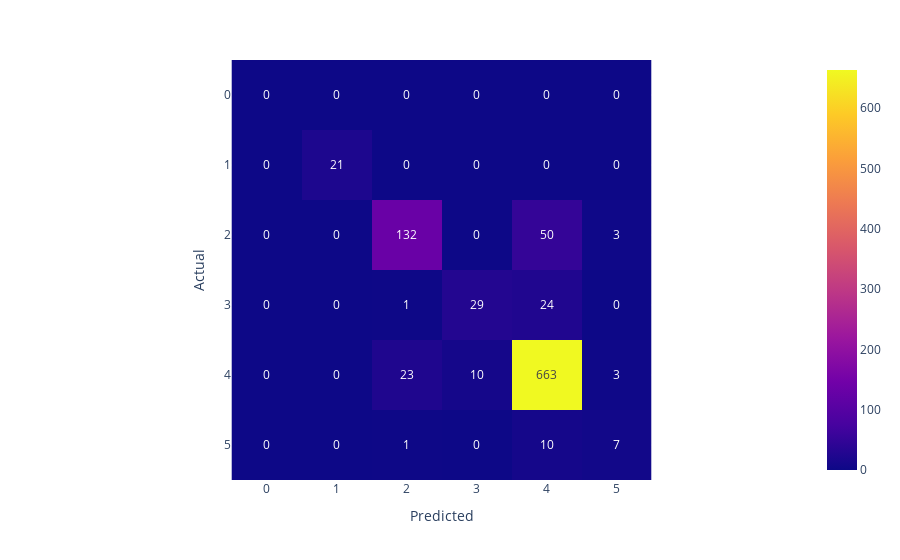

Write notebook code for a chart like this one.
### Code cell
fig = px.imshow(test_accuracy.getInfo(), text_auto=True, 
                labels=dict(x="Predicted", y="Actual"))
fig.show()

### Figure 1 — Plotly figure (JSON) as saved in the notebook; plotly's stock layout.template omitted (floating-point values rounded to 4 significant figures)
{"data": [{"coloraxis": "coloraxis", "hovertemplate": "Predicted: %{x}<br>Actual: %{y}<br>color: %{z}<extra></extra>", "name": "0", "texttemplate": "%{z}", "type": "heatmap", "xaxis": "x", "yaxis": "y", "z": [[0, 0, 0, 0, 0, 0], [0, 21, 0, 0, 0, 0], [0, 0, 132, 0, 50, 3], [0, 0, 1, 29, 24, 0], [0, 0, 23, 10, 663, 3], [0, 0, 1, 0, 10, 7]]}], "layout": {"coloraxis": {"colorscale": [[0, "#0d0887"], [0.1111, "#46039f"], [0.2222, "#7201a8"], [0.3333, "#9c179e"], [0.4444, "#bd3786"], [0.5556, "#d8576b"], [0.6667, "#ed7953"], [0.7778, "#fb9f3a"], [0.8889, "#fdca26"], [1, "#f0f921"]]}, "margin": {"t": 60}, "xaxis": {"anchor": "y", "constrain": "domain", "domain": [0, 1], "scaleanchor": "y", "title": {"text": "Predicted"}}, "yaxis": {"anchor": "x", "autorange": "reversed", "constrain": "domain", "domain": [0, 1], "title": {"text": "Actual"}}}}
